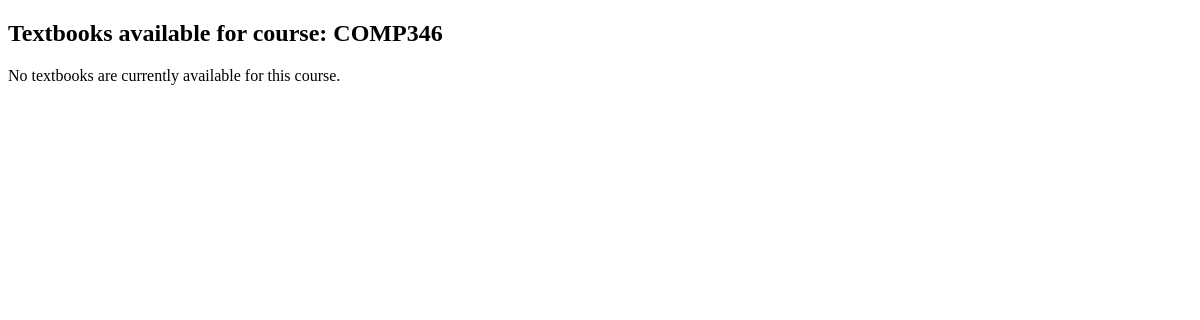
Before: /textbooks/COMP346/ with the older database file.
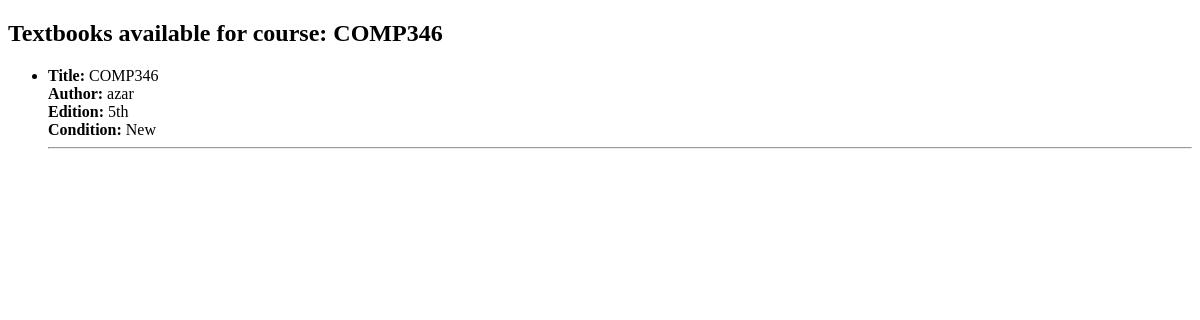
After: the same page with the newer database file.
### textbooks/models.py (models this page shows, shortened)
class Textbook(models.Model):
    title = models.CharField(max_length=255)
    author = models.CharField(max_length=255)
    edition = models.CharField(max_length=50, blank=True, null=True)
    condition = models.CharField(max_length=50, choices=[("New", "New"), ("Written", "Written"), ("Old", "Old")])
    course_code = models.CharField(max_length=20)
    availability = models.BooleanField(default=True)  # Only show available books

### textbooks/views.py (the view)
# urls.py: path('textbooks/<str:course_code>/', textbook_list, name='textbook_list'),
def textbook_list(request, course_code):
    textbooks = Textbook.objects.filter(course_code=course_code, availability=True)
    return render(request, 'textbooks/textbook_list.html', {
        'textbooks': textbooks,
        'course_code': course_code
    })

### textbooks/templates/textbooks/textbook_list.html (shortened to what this page needs)
<!DOCTYPE html>
<html lang="en">
<head>
</head>
<body>
    <h2>Textbooks available for course: {{ course_code }}</h2>
    {% if textbooks %}
    <ul>
        {% for book in textbooks %}
        <li>
            <strong>Title:</strong> {{ book.title }} <br>
            <strong>Author:</strong> {{ book.author }} <br>
            <strong>Edition:</strong> {{ book.edition|default:"N/A" }} <br>
            <strong>Condition:</strong> {{ book.condition }} <br>
        </li>
        <hr>
        {% endfor %}
    </ul>
    {% else %}
    <p>No textbooks are currently available for this course.</p>
    {% endif %}
</body>
</html>

Changed rows visible on the page:
added Textbook: title "COMP346", author "azar", edition "5th", condition "New"
Other visible differences:
text no longer shown: "No textbooks are currently available for this course."
